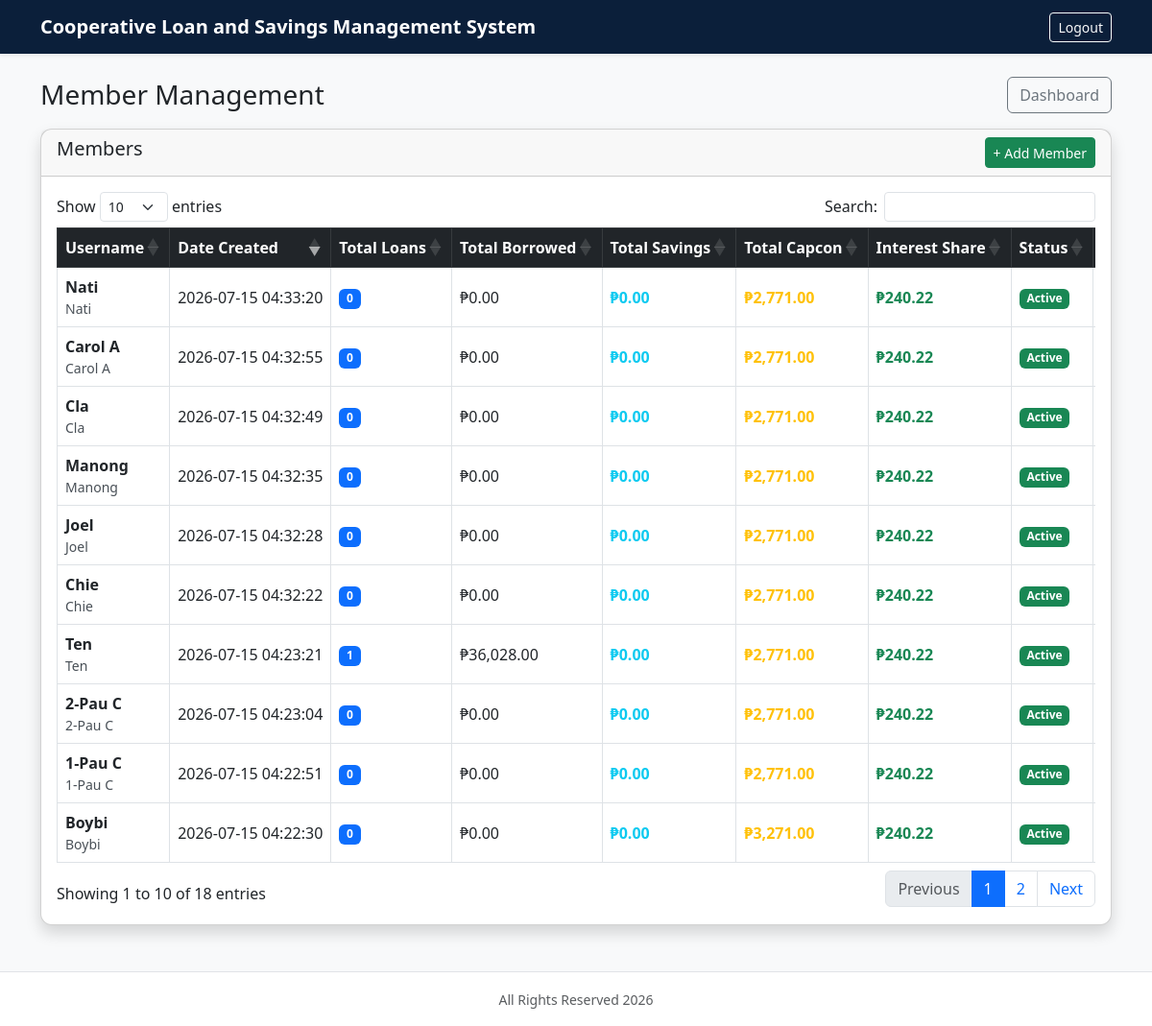
/members.php (signed in), run on the app's committed database.
### tables this page shows
CREATE TABLE `borrowers` (
  `id` int(10) unsigned NOT NULL AUTO_INCREMENT,
  `name` varchar(255) NOT NULL,
  `first_name` varchar(100) DEFAULT NULL,
  `last_name` varchar(100) DEFAULT NULL,
  `gcash_name` varchar(150) DEFAULT NULL,
  `gcash_number` varchar(50) DEFAULT NULL,
  `status` enum('Active','Inactive') NOT NULL DEFAULT 'Active',
  `savings_closed` tinyint(1) NOT NULL DEFAULT 0,
  `created_at` timestamp NOT NULL DEFAULT current_timestamp(),
  PRIMARY KEY (`id`),
  UNIQUE KEY `borrowers_name_unique` (`name`)
);

### auth.php (called while the page is built, shortened)
<?php
function is_logged_in()
{
    return isset($_SESSION['user_id']);
}
function current_user_status()
{
    return $_SESSION['user_status'] ?? null;
}

### members.php (the view, shortened to what this page needs)
<?php
include 'db.php';
include 'auth.php';
include 'layout.php';
$totalInterestQuery = $conn->query("SELECT SUM(interest) AS total_interest FROM loans");
$totalInterest = $totalInterestQuery->fetch_assoc()['total_interest'] ?? 0;
$borrowerCountQuery = $conn->query("SELECT COUNT(*) AS total FROM borrowers");
$borrowerCount = $borrowerCountQuery->fetch_assoc()['total'] ?? 0;
$sharePerBorrower = $borrowerCount > 0 ? $totalInterest / $borrowerCount : 0;
$members = $conn->query("
    SELECT
        borrowers.*,
        users.username,
        COUNT(loans.id) AS total_loans,
        COALESCE(SUM(loans.amount),0) AS total_borrowed,
        COALESCE(savings_summary.total_savings,0) AS total_savings,
        COALESCE(capital_summary.total_capital,0) AS total_capital
    FROM borrowers
    LEFT JOIN users ON users.borrower_id = borrowers.id AND users.status = 'Member'
    LEFT JOIN loans ON loans.borrower_id = borrowers.id
    LEFT JOIN (
        SELECT
            borrower_id,
            IFNULL(SUM(CASE WHEN type = 'DEPOSIT' THEN amount ELSE -amount END),0) AS total_savings
        FROM savings_transactions
        GROUP BY borrower_id
    ) AS savings_summary ON savings_summary.borrower_id = borrowers.id
    LEFT JOIN (
        SELECT borrower_id, IFNULL(SUM(amount),0) AS total_capital
        FROM capital_contributions
        GROUP BY borrower_id
    ) AS capital_summary ON capital_summary.borrower_id = borrowers.id
    GROUP BY borrowers.id
    ORDER BY borrowers.id DESC
");
?>
<!DOCTYPE html>
<html>
<head>
<link href="https://cdn.jsdelivr.net/npm/bootstrap@5.3.0/dist/css/bootstrap.min.css" rel="stylesheet">
<link rel="stylesheet" href="assets/css/mobile.css">
<link rel="stylesheet" href="assets/css/theme.css">
<link rel="stylesheet" href="https://cdn.datatables.net/1.13.6/css/dataTables.bootstrap5.min.css">
</head>
<body class="bg-light">
<?php render_navbar(); ?>
<div class="container mt-4">
<div class="d-flex justify-content-between align-items-center mb-3">
    <h3 class="mb-0">Member Management</h3>
    <div>
        <a href="index.php" class="btn btn-outline-secondary">Dashboard</a>
    </div>
</div>
<div class="card shadow">
    <div class="card-header d-flex justify-content-between">
        <h5>Members</h5>
        <button class="btn btn-success btn-sm" data-bs-toggle="modal" data-bs-target="#addBorrowerModal">
            + Add Member
        </button>
    </div>
    <div class="card-body">
        <div class="table-responsive">
<table class="table table-bordered table-hover align-middle" id="borrowerTable">
            <thead class="table-dark">
                <tr>
                    <th>Username</th>
                    <th>Date Created</th>
                    <th>Total Loans</th>
                    <th>Total Borrowed</th>
                    <th>Total Savings</th>
                    <th>Total Capcon</th>
                    <th>Interest Share</th>
                    <th>Status</th>
                </tr>
            </thead>
            <tbody>
                <?php while($row = $members->fetch_assoc()): ?>
                <tr data-member-id="<?= $row['id'] ?>">
                    <td class="member-name">
                        <strong><?= htmlspecialchars($row['username'] ?: $row['name']) ?></strong>
                        <small class="member-full-name d-block text-dark-emphasis"><?= htmlspecialchars($row['name']) ?></small>
                    </td>
                    <td><?= $row['created_at'] ?></td>
                    <td><span class="badge bg-primary"><?= $row['total_loans'] ?></span></td>
                    <td>₱<?= number_format($row['total_borrowed'],2) ?></td>
                    <td class="text-info fw-bold">₱<?= number_format($row['total_savings'],2) ?></td>
                    <td class="text-warning fw-bold">₱<?= number_format($row['total_capital'],2) ?></td>
                    <td><span class="text-success fw-bold">₱<?= number_format($sharePerBorrower,2) ?></span></td>
                    <td class="member-status">
                        <span class="badge bg-<?= $row['status'] === 'Active' ? 'success' : 'secondary' ?>">
                            <?= $row['status'] ?>
                        </span>
                    </td>
                </tr>
                <?php endwhile; ?>
            </tbody>
        </table>
</div>
    </div>
</div>
</div>
<?php render_footer(); ?>
</body>
</html>

### layout.php (shortened to what this page needs)
<?php
function render_navbar($title = 'Cooperative Loan and Savings Management System')
{
    ?>
    <nav class="navbar navbar-expand-lg navbar-dark app-navbar sticky-top shadow-sm">
        <div class="container">
            <a class="navbar-brand fw-bold text-white" href="<?= current_user_status() === 'Admin' ? 'index.php' : 'member_dashboard.php' ?>">
                <?= htmlspecialchars($title) ?>
            </a>
            <?php if (is_logged_in()): ?>
                <div class="ms-auto">
                    <a href="logout.php" class="btn btn-outline-light btn-sm">Logout</a>
                </div>
            <?php endif; ?>
        </div>
    </nav>
    <?php
}
function render_footer()
{
    ?>
    <footer class="app-footer text-center text-muted py-3 mt-5">
        <small>All Rights Reserved 2026</small>
    </footer>
    <?php
}
    ?>

### assets/css/mobile.css (style rules this page uses)
body { overflow-x: hidden; }
.card { border-radius: .75rem; }
.card-body { overflow-x: auto; }
.table { vertical-align: middle; }
.table th, .table td { white-space: nowrap; }

### assets/css/theme.css (style rules this page uses)
:root { --midnight-blue: #0b1f3a; }
.app-navbar { background: var(--midnight-blue); }
.app-navbar .navbar-brand { white-space: normal; }
.app-footer { border-top: 1px solid rgba(11, 31, 58, .12); background: #fff; }
body { min-height: 100vh; }

### data on the page
borrowers: name "Nati", created_at "2026-07-15 04:33:20", total_loans "0", total_borrowed "0.00", total_savings "0.00", total_capital "2,771.00", sharePerBorrower "240.22", status "Active"
borrowers: name "Carol A", created_at "2026-07-15 04:32:55", total_loans "0", total_borrowed "0.00", total_savings "0.00", total_capital "2,771.00", sharePerBorrower "240.22", status "Active"
borrowers: name "Cla", created_at "2026-07-15 04:32:49", total_loans "0", total_borrowed "0.00", total_savings "0.00", total_capital "2,771.00", sharePerBorrower "240.22", status "Active"
borrowers: name "Manong", created_at "2026-07-15 04:32:35", total_loans "0", total_borrowed "0.00", total_savings "0.00", total_capital "2,771.00", sharePerBorrower "240.22", status "Active"
borrowers: name "Joel", created_at "2026-07-15 04:32:28", total_loans "0", total_borrowed "0.00", total_savings "0.00", total_capital "2,771.00", sharePerBorrower "240.22", status "Active"
borrowers: name "Chie", created_at "2026-07-15 04:32:22", total_loans "0", total_borrowed "0.00", total_savings "0.00", total_capital "2,771.00", sharePerBorrower "240.22", status "Active"
borrowers: name "Ten", created_at "2026-07-15 04:23:21", total_loans "1", total_borrowed "36,028.00", total_savings "0.00", total_capital "2,771.00", sharePerBorrower "240.22", status "Active"
borrowers: name "2-Pau C", created_at "2026-07-15 04:23:04", total_loans "0", total_borrowed "0.00", total_savings "0.00", total_capital "2,771.00", sharePerBorrower "240.22", status "Active"
borrowers: name "1-Pau C", created_at "2026-07-15 04:22:51", total_loans "0", total_borrowed "0.00", total_savings "0.00", total_capital "2,771.00", sharePerBorrower "240.22", status "Active"
borrowers: name "Boybi", created_at "2026-07-15 04:22:30", total_loans "0", total_borrowed "0.00", total_savings "0.00", total_capital "3,271.00", sharePerBorrower "240.22", status "Active"

### other printed values
$title "Cooperative Loan and Savings Management System"
